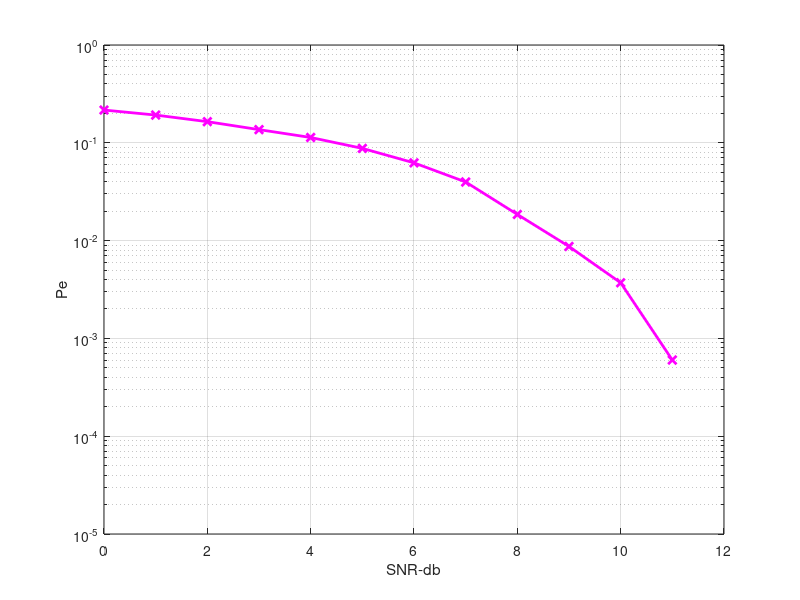

Here is the MATLAB script that generated this plot:
clc
clear
clc
sl = 10000;
I = 2*randi([0 1], 1, sl) - 1;
L = 2;
x = [1/12 1/2 5/6 1/2 1/12];

SNR = 13;
y = filter(x, 1, I);
noise = randn(1, length(y)) + 1j*randn(1, length(y));

c = 0.5533;
F = [c 1/2/(c + 1/12/c) 1/12/c ];

filtered_noise = filter(F, 1, noise);
Pe = zeros(1, 13);
for SNR = 0:12
    
    filtered_noise  = filtered_noise /sqrt(mean(abs(filtered_noise ).^2)) * ...
        sqrt((mean(abs(y).^2)/(10^(SNR/10))));
    y_n = y + filtered_noise;
    states = zeros(4,6*L);
    prev_states = zeros(4,6*L);
    costs = zeros(4,1);
    prev_costs = zeros(4,1);
    
    z = zeros(1,length(I) - 6*L);
    I_vec = [-1; 1];
    ind1 = [1 3];
    ind2 = [2 4];
    
    for i=1:length(y_n)
        for j=1:2
            tmp_cost = real(I_vec(j) * (2*y_n(i) - I_vec(j)*x(3) - 2* I_vec(1) * x(4) - 2*I_vec * x(5)));
            [costs(j) , index] =  max(tmp_cost+[prev_costs(1);prev_costs(3)]);
            states(j,:)= [prev_states(ind1(index),2:end) I_vec(j)];
        end
        for j=3:4
            tmp_cost = real(I_vec(j-2) * (2*y_n(i) - I_vec(j-2)*x(3) - 2* I_vec(2) * x(4) - 2*I_vec * x(5)));
            [costs(j) , index] = max(tmp_cost+[prev_costs(2);prev_costs(4)]);
            states(j,:)= [prev_states(ind2(index),2:end) I_vec(j-2)];
        end
        prev_states = states;
        prev_costs = costs;
        [~,index ] = max(costs);
        z(i) = states(index,1);
    end
    error = sum(z(6*L+2:end) ~= I(1:end-(6*L+1)));
    Pe(SNR+1) = error / (length(z)-13);
    
    SNR;
end
SNR = 0:12;
semilogy(SNR, Pe,'mx-','Linewidth',2)
axis([0 12 10^-5 1])
grid on

xlabel('SNR-db')
ylabel('Pe')